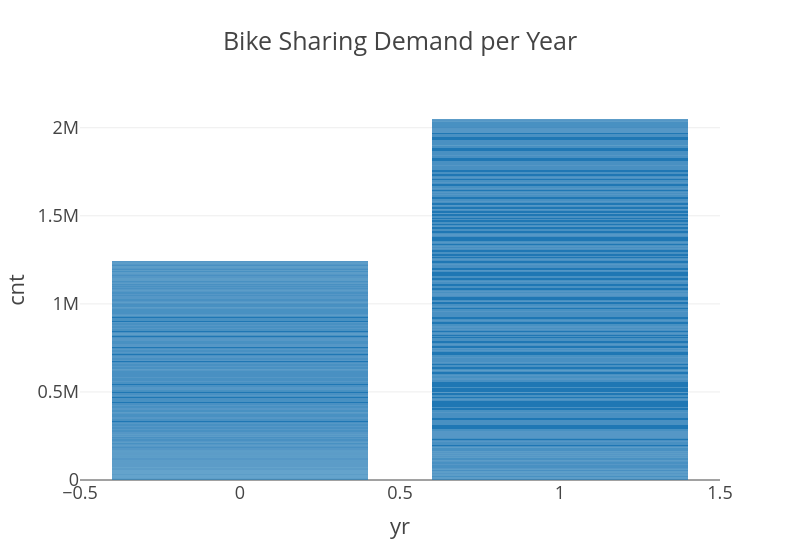

Notebook cell for this chart:
### Code cell
# Cnt per yr
fig = px.bar(df, x='yr', y='cnt', title='Bike Sharing Demand per Year', width=800)
fig.show()

### Figure 1 — Plotly figure (JSON) as saved in the notebook; plotly's stock layout.template omitted (floating-point values rounded to 4 significant figures; data arrays with more than 128 entries replaced by an {"elided": "..."} marker saying what was removed)
{"data": [{"alignmentgroup": "True", "hovertemplate": "yr=%{x}<br>cnt=%{y}<extra></extra>", "legendgroup": "", "marker": {"color": "#1F77B4", "pattern": {"shape": ""}}, "name": "", "offsetgroup": "", "orientation": "v", "showlegend": false, "textposition": "auto", "type": "bar", "x": {"elided": "731 int values"}, "xaxis": "x", "y": {"elided": "731 int values"}, "yaxis": "y"}], "layout": {"barmode": "relative", "legend": {"tracegroupgap": 0}, "title": {"text": "Bike Sharing Demand per Year"}, "width": 800, "xaxis": {"anchor": "y", "domain": [0, 1], "title": {"text": "yr"}}, "yaxis": {"anchor": "x", "domain": [0, 1], "title": {"text": "cnt"}}}}
